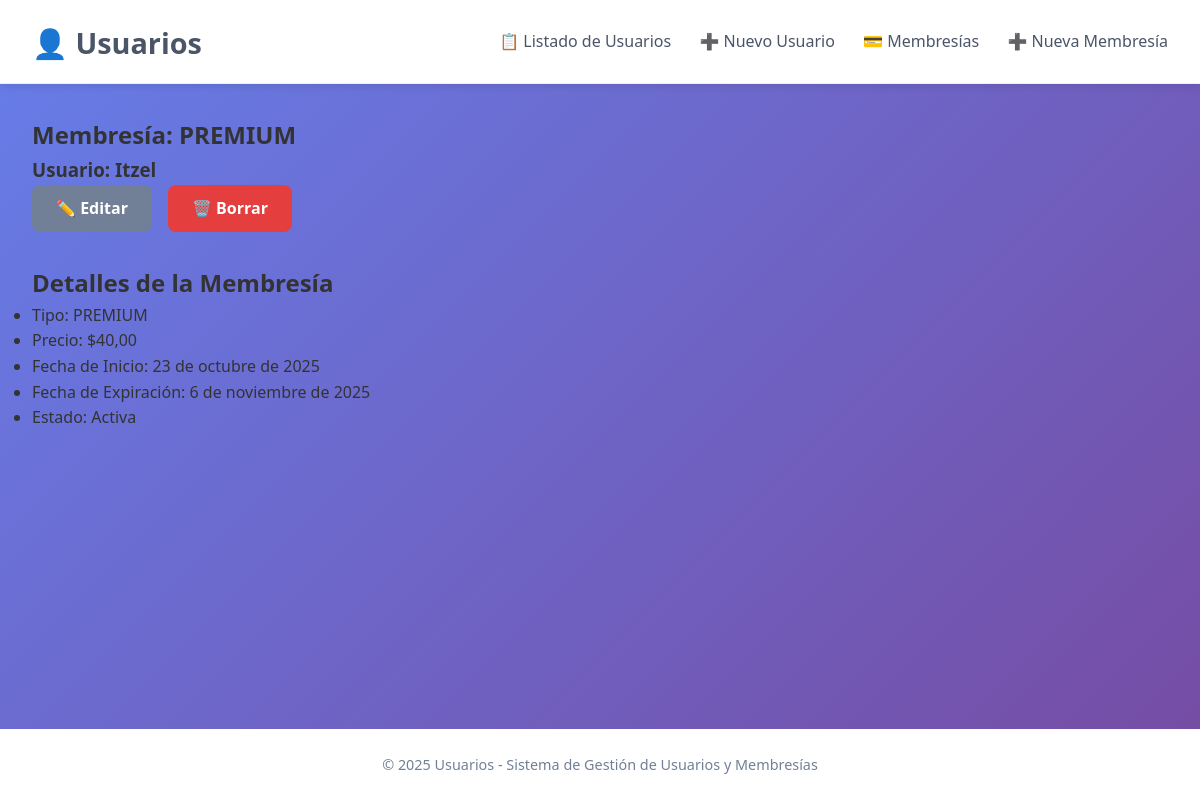
The page /membresias/2/ on the database its author committed.
### app_usuario/models.py (models this page shows, shortened)
class Membresia(models.Model):
    TIPOS_MEMBRESIA = [
        ('BASICA', 'Básica'),
        ('PREMIUM', 'Premium'),
        ('VIP', 'VIP'),
    ]
    id_membresia = models.AutoField(primary_key=True)
    usuario = models.OneToOneField(
        Usuario,
        on_delete=models.CASCADE,
        related_name='membresia'
    )
    tipo_membresia = models.CharField(
        max_length=10,
        choices=TIPOS_MEMBRESIA,
        default='BASICA'
    )
    fecha_inicio = models.DateField(default=timezone.now)
    fecha_expiracion = models.DateField(null=True, blank=True)
    precio = models.DecimalField(max_digits=6, decimal_places=2)
    estado = models.BooleanField(default=True)
    class Meta:
        verbose_name = "Membresía"
        verbose_name_plural = "Membresías"
        ordering = ['-fecha_inicio']  # ejemplo: más recientes primero

class Usuario(models.Model):
    id_usuario = models.AutoField(primary_key=True)
    nombre_usuario = models.CharField(max_length=50, unique=True)
    email = models.EmailField(max_length=100, unique=True)
    contrasena_hash = models.CharField(max_length=255)
    fecha_registro = models.DateField(default=timezone.now)
    ultima_conexion = models.DateTimeField(default=timezone.now)
    avatar = models.ImageField(upload_to='avatars/', null=True, blank=True)
    es_creador = models.BooleanField(default=False)
    class Meta:
        verbose_name = "Usuario"
        verbose_name_plural = "Usuarios"
        ordering = ['nombre_usuario']  # ejemplo: orden al listar

### app_usuario/views.py (the view)
# urls.py: path('membresias/<int:membresia_id>/', views.detalle_membresia, name='detalle_membresia'),
def detalle_membresia(request, membresia_id):
    membresia = get_object_or_404(Membresia, id_membresia=membresia_id)
    return render(request, 'membresias/detalle_membresia.html', {'membresia': membresia})

### app_usuario/templates/membresias/detalle_membresia.html (shortened to what this page needs)
{% extends 'base.html' %}
{% block contenido %}
<article class="membership-detail">
    <div class="membership-banner">
        <div class="membership-info">
            <h1>Membresía: {{ membresia.tipo_membresia }}</h1>
            <h3>Usuario: {{ membresia.usuario.nombre_usuario }}</h3>
        </div>
    </div>
    <div class="detail-actions">
        <a href="{% url 'app_usuario:editar_membresia' membresia.id_membresia %}" class="btn btn-secondary">✏️ Editar</a>
        <a href="{% url 'app_usuario:borrar_membresia' membresia.id_membresia %}" class="btn btn-danger">🗑️ Borrar</a>
    </div>
    <section class="membership-info-section">
        <h2>Detalles de la Membresía</h2>
        <ul>
            <li>Tipo: {{ membresia.tipo_membresia }}</li>
            <li>Precio: ${{ membresia.precio }}</li>
            <li>Fecha de Inicio: {{ membresia.fecha_inicio }}</li>
            <li>Fecha de Expiración: {% if membresia.fecha_expiracion %}{{ membresia.fecha_expiracion }}{% else %}No definida{% endif %}</li>
            <li>Estado: {% if membresia.estado %}Activa{% else %}Inactiva{% endif %}</li>
        </ul>
    </section>
</article>
{% endblock %}

### app_usuario/static/css/styles.css (style rules this page uses)
* { margin: 0; padding: 0; box-sizing: border-box; }
body { font-family: 'Segoe UI', Tahoma, Geneva, Verdana, sans-serif; background: linear-gradient(135deg, #667eea 0%, #764ba2 100%); color: #333; line-height: 1.6; }
.detail-actions { margin-bottom: 2rem; display: flex; gap: 1rem; }
.btn { padding: 0.7rem 1.5rem; border: none; border-radius: 8px; font-weight: 600; cursor: pointer; transition: background 0.3s; text-decoration: none; display: inline-block; }
.btn-secondary { background: #718096; color: white; }
.btn-danger { background: #e53e3e; color: white; }

### rows shown on the page
Membresia: tipo_membresia "PREMIUM", usuario.nombre_usuario "Itzel", precio "40,00", fecha_inicio "23 de octubre de 2025", fecha_expiracion "6 de noviembre de 2025"
